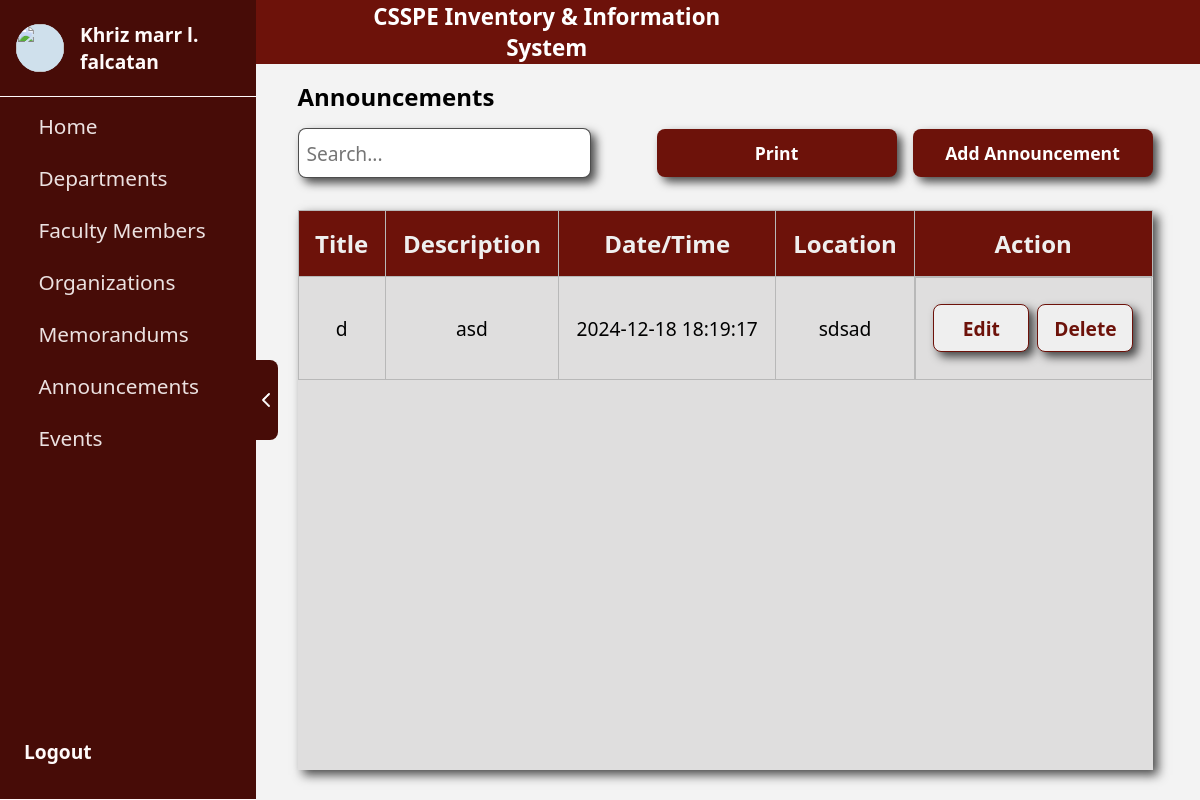
Page /informationAdmin/announcement.php on the earlier database version.
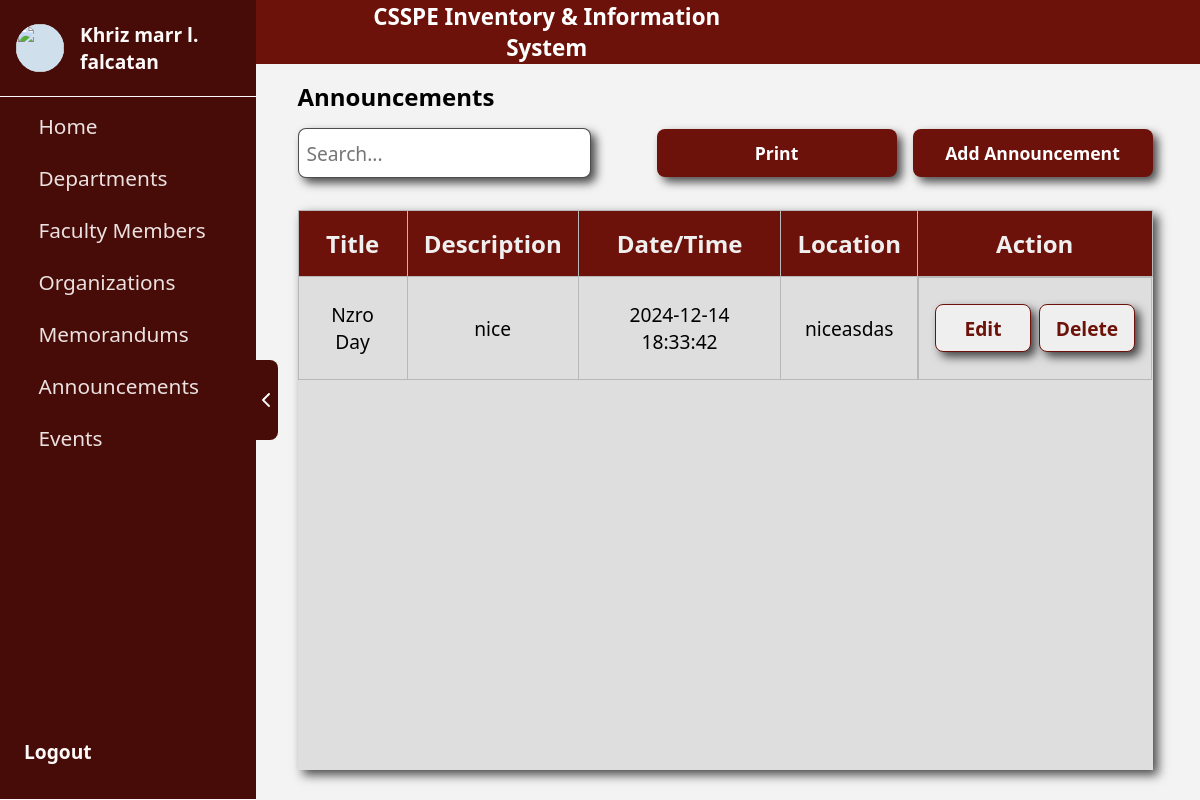
Same page on the later database version.
### tables this page shows
CREATE TABLE `announcements` (
  `id` int(11) NOT NULL,
  `title` varchar(255) NOT NULL,
  `description` text NOT NULL,
  `date_uploaded_at` datetime DEFAULT current_timestamp(),
  `location` varchar(255) NOT NULL
);

### informationAdmin/announcement.php (the view, shortened to what the changed rows need)
<?php
require_once '../conn/conn.php';
$query = "SELECT * FROM announcements";
$result = mysqli_query($conn, $query);
?>
<!DOCTYPE html>
<html lang="en">
<head>
    <link rel="stylesheet" href="../assets/css/events.css">
    <link rel="stylesheet" href="../assets/css/sidebar.css">
    <link href="https://cdn.jsdelivr.net/npm/sweetalert2@11/dist/sweetalert2.min.css" rel="stylesheet">
</head>
<body>
    <div class="body">
        <div class="mainContainer" style="margin-left: 250px;">
            <div class="container">
                <div class="tableContainer">
                    <table>
                        <thead>
                            <tr>
                                <th>Title</th>
                                <th>Description</th>
                                <th>Date/Time</th>
                                <th>Location</th>
                                <th>Action</th>
                            </tr>
                        </thead>
                        <tbody>
                            <?php while ($row = mysqli_fetch_assoc($result)): ?>
                                <tr>
                                    <td><?php echo htmlspecialchars($row['title']); ?></td>
                                    <td><?php echo htmlspecialchars($row['description']); ?></td>
                                    <td><?php echo htmlspecialchars($row['date_uploaded_at']); ?></td>
                                    <td><?php echo htmlspecialchars($row['location']); ?></td>
                                    <td class="button">
                                        <a href="#" onclick="editProgram(<?php echo $row['id']; ?>,
                                        '<?php echo addslashes($row['title']); ?>',
                                        '<?php echo addslashes($row['description']); ?>',
                                        '<?php echo addslashes(date('Y-m-d', strtotime($row['date_uploaded_at']))); ?>',
                                        '<?php echo addslashes($row['location']); ?>')">
                                            <button class="addButton1" style="width: 6rem;">Edit</button>
                                        </a>
                                        <a href="#" onclick="deleteAnnouncement(<?php echo $row['id']; ?>)">
                                            <button class="addButton1" style="width: 6rem;">Delete</button>
                                        </a>
                                    </td>
                                </tr>
                            <?php endwhile; ?>
                        </tbody>
                    </table>
                </div>
            </div>
        </div>
    </div>
</body>
</html>

Differences in the rows shown:
removed announcements: title "d", description "asd", date_uploaded_at "2024-12-18 18:19:17", location "sdsad"
added announcements: title "Nzro Day", description "nice", date_uploaded_at "2024-12-14 18:33:42", location "niceasdas"
